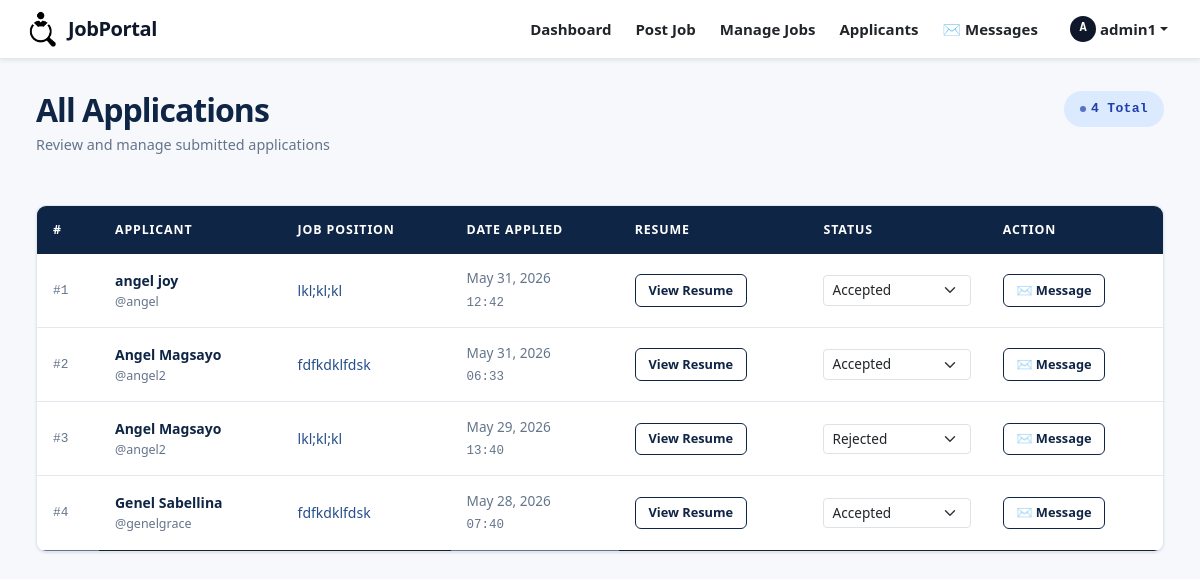
/applications/ (signed in), run on the app's committed database.
### job_app/models.py (models this page shows, shortened)
class Application(models.Model):
    job = models.ForeignKey(Job, on_delete=models.CASCADE, blank=False, null=False)
    applicant = models.ForeignKey(User, on_delete=models.CASCADE, null=True)
    resume = models.FileField(upload_to='resumes/')
    applied_at = models.DateTimeField(auto_now_add=True)
    status = models.CharField(max_length=20, blank=True, null=True)

class Job(models.Model):
    title = models.CharField(max_length=200, blank=False, null=False)
    description = models.TextField()
    requirements = models.TextField()
    posted_by = models.ForeignKey(User, on_delete=models.CASCADE)
    posted_date = models.DateTimeField(auto_now_add=True)

### job_app/views.py (the view)
# urls.py: path('applications/', views.application_list, name='application_list'),
@login_required(login_url='login_user')
def application_list(request):
    if not request.user.is_staff:
        messages.error(request, 'Access denied.')
        return redirect('dashboard')
    applications = Application.objects.all().select_related('job', 'applicant').order_by('-applied_at')
    return render(request, 'application_list.html', {'applications': applications})

### templates/application_list.html (shortened to what this page needs)
{% extends 'base.html' %}
{% load static %}
{% block content %}
<div class="container-fluid">
    <div class="jp-page-header d-flex justify-content-between align-items-start flex-wrap gap-2">
        <div>
            <h2>All Applications</h2>
            <p class="subtitle">Review and manage submitted applications</p>
        </div>
        <span class="jp-badge jp-badge-info" style="padding:.45rem 1rem;font-size:.82rem;">
            {{ applications|length }} Total
        </span>
    </div>
    <div class="jp-table-wrap">
        <table class="table jp-table mb-0">
            <thead>
                <tr>
                    <th>#</th>
                    <th>Applicant</th>
                    <th>Job Position</th>
                    <th>Date Applied</th>
                    <th>Resume</th>
                    <th>Status</th>
                    <th>Action</th>
                </tr>
            </thead>
            <tbody>
                {% for app in applications %}
                <tr>
                    <td style="color:var(--jp-text-muted);font-family:var(--jp-mono);font-size:.8rem;">
                        #{{ forloop.counter }}
                    </td>
                    <td>
                        <div style="font-weight:600;color:var(--jp-navy);">
                            {{ app.applicant.get_full_name|default:app.applicant.username }}
                        </div>
                        <div style="font-size:.78rem;color:var(--jp-text-muted);">@{{ app.applicant.username }}</div>
                    </td>
                    <td>
                        <a href="{% url 'job_detail' app.job.id %}" class="jp-link">
                            {{ app.job.title }}
                        </a>
                    </td>
                    <td style="color:var(--jp-text-muted);font-size:.85rem;white-space:nowrap;">
                        {{ app.applied_at|date:"M d, Y" }}<br>
                        <span style="font-size:.78rem;font-family:var(--jp-mono);">{{ app.applied_at|date:"H:i" }}</span>
                    </td>
                    <td>
                        {% if app.resume %}
                            <a href="{{ app.resume.url }}" class="jp-btn jp-btn-outline jp-btn-sm" target="_blank">
                                View Resume
                            </a>
                        {% else %}
                            <span style="font-size:.82rem;color:var(--jp-text-muted);">No resume</span>
                        {% endif %}
                    </td>
                    <td>
                        <div class="jp-form-group mb-0" style="max-width: 160px;">
                            {% if user.is_staff %}
                                <select class="form-select form-select-sm" onchange="location = this.value;" style="font-size: 0.85rem; cursor: pointer;">
                                    <option value="{% url 'update_status' application_id=app.id status='accepted' %}" {% if app.status == 'accepted' %}selected{% endif %}>Accepted</option>
                                    <option value="{% url 'update_status' application_id=app.id status='rejected' %}" {% if app.status == 'rejected' %}selected{% endif %}>Rejected</option>
                                </select>
                            {% endif %}
                        </div>
                    </td>
                    <td>
                        {% if user.is_staff %}
                            <a href="{% url 'compose_message' app.applicant.id %}?job_id={{ app.job.id }}"
                               class="jp-btn jp-btn-outline jp-btn-sm"
                               title="Send a message to this applicant">
                                ✉️ Message
                            </a>
                        {% endif %}
                    </td>
                </tr>
                {% endfor %}
            </tbody>
        </table>
    </div>
</div>
{% endblock %}

### templates/base.html (shortened to what this page needs)
{% load static %}
<!DOCTYPE html>
<html lang="en">
<head>
    <link href="https://cdn.jsdelivr.net/npm/bootstrap@5.3.3/dist/css/bootstrap.min.css" rel="stylesheet">
    <link href="{% static 'css/portal.css' %}" rel="stylesheet">
</head>
<body>
<nav class="navbar navbar-expand-lg navbar-light bg-white shadow-sm" style="border-bottom: 1px solid #e2e8f0; padding: 0.5rem 0;">
    <div class="container-fluid px-4">
        <a class="navbar-brand d-inline-flex align-items-center w-auto p-0 m-0" href="{% url 'landing_view' %}" style="text-decoration: none !important;">
            <img src="{% static 'django_job/logo.png' %}" alt="JobPortal Logo" style="max-height: 36px; width: auto; margin: 0; padding: 0; display: block;">
            <span class="ms-2" style="font-size: 1.25rem; font-weight: 700; color: #0f172a !important; letter-spacing: -0.02em; display: inline-block; line-height: 1;">
                JobPortal
            </span>
        </a>
        <div class="collapse navbar-collapse" id="mainNav">
            <ul class="navbar-nav ms-auto align-items-lg-center gap-2">
                {% if user.is_authenticated %}
                    {% if user.is_staff %}
                        <li class="nav-item"><a class="nav-link text-dark fw-bold" href="{% url 'dashboard' %}">Dashboard</a></li>
                        <li class="nav-item"><a class="nav-link text-dark fw-bold" href="{% url 'post_job' %}">Post Job</a></li>
                        <li class="nav-item"><a class="nav-link text-dark fw-bold" href="{% url 'job_list' %}">Manage Jobs</a></li>
                        <li class="nav-item"><a class="nav-link text-dark fw-bold" href="{% url 'application_list' %}">Applicants</a></li>
                        <li class="nav-item">
                            <a class="nav-link text-dark fw-bold position-relative" href="{% url 'inbox' %}">
                                ✉️ Messages
                            </a>
                        </li>
                    {% endif %}
                    <li class="nav-item dropdown ms-lg-2">
                        <a class="nav-link dropdown-toggle text-dark fw-bold d-flex align-items-center" href="#" data-bs-toggle="dropdown">
                            <span class="avatar-circle me-1" style="width:26px; height:26px; background:#0f172a; color:#fff; border-radius:50%; display:inline-flex; align-items:center; justify-content:center; font-size:0.75rem;">{{ user.username|slice:":1"|upper }}</span>
                            {{ user.username }}
                        </a>
                    </li>
                {% endif %}
            </ul>
        </div>
    </div>
</nav>
<main class="jp-main">
    {% block content %}{% endblock %}
</main>
</body>
</html>

### static/css/portal.css (style rules this page uses)
:root { --jp-navy: #0f2545; --jp-navy-mid: #1a3a6b; --jp-navy-light: #264d8c; --jp-slate: #2d3748; --jp-slate-mid: #4a5568; --jp-slate-light: #718096; --jp-amber: #f59e0b; --jp-amber-light: #fcd34d; --jp-amber-pale: #fef3c7; --jp-green: #10b981; --jp-green-pale: #d1fae5; --jp-red: #ef4444; --jp-red-pale: #fee2e2; --jp-blue: #3b82f6; --jp-blue-pale: #dbeafe; --jp-bg: #f7f8fc; --jp-bg-white: #ffffff; --jp-border: #e2e8f0; --jp-text: #1a202c; --jp-text-muted: #64748b; --jp-shadow-sm: 0 1px 3px rgba(15,37,69,.08), 0 1px 2px rgba(15,37,69,.04); --jp-shadow: 0 4px 12px rgba(15,37,69,.10), 0 2px 4px rgba(15,37,69,.06); --jp-shadow-lg: 0 10px 30px rgba(15,37,69,.14); --jp-radius: 10px; --jp-radius-sm: 6px; --jp-radius-lg: 16px; --jp-font: 'DM Sans', system-ui, sans-serif; --jp-mono: 'DM Mono', monospace; --jp-transition: all .18s ease; }
*, *::before, *::after { box-sizing: border-box; }
html { scroll-behavior: smooth; }
body { font-family: var(--jp-font); font-size: 0.9375rem; line-height: 1.65; color: var(--jp-text); background: var(--jp-bg); -webkit-font-smoothing: antialiased; min-height: 100vh; display: flex; flex-direction: column; }
.avatar-circle { display: inline-flex; align-items: center; justify-content: center; width: 28px; height: 28px; border-radius: 50%; background: var(--jp-amber); color: var(--jp-navy); font-size: .7rem; font-weight: 700; font-family: var(--jp-mono); letter-spacing: -.02em; }
.jp-main { flex: 1; padding: 2rem 1.5rem; }
.jp-page-header { margin-bottom: 2rem; }
.jp-page-header h1, .jp-page-header h2 { font-weight: 700; letter-spacing: -.03em; color: var(--jp-navy); margin-bottom: .25rem; }
.jp-page-header .subtitle { color: var(--jp-text-muted); font-size: .9rem; }
.jp-table-wrap { background: var(--jp-bg-white); border: 1px solid var(--jp-border); border-radius: var(--jp-radius); box-shadow: var(--jp-shadow-sm); overflow: hidden; }
.jp-table { margin: 0; font-size: .875rem; }
.jp-table thead th { background: var(--jp-navy); color: #fff; font-weight: 600; font-size: .775rem; text-transform: uppercase; letter-spacing: .07em; border: none; padding: .85rem 1rem; white-space: nowrap; }
.jp-table tbody tr { border-bottom: 1px solid var(--jp-border); transition: var(--jp-transition); }
.jp-table tbody tr:last-child { border-bottom: none; }
.jp-table td { padding: .85rem 1rem; vertical-align: middle; color: var(--jp-text); }
.jp-badge { display: inline-flex; align-items: center; gap: .3rem; padding: .3rem .65rem; border-radius: 999px; font-size: .75rem; font-weight: 600; letter-spacing: .02em; font-family: var(--jp-mono); }
.jp-badge::before { content: ''; width: 6px; height: 6px; border-radius: 50%; background: currentColor; opacity: .7; }
.jp-badge-info { background: var(--jp-blue-pale); color: #1e40af; }
.jp-btn { font-family: var(--jp-font); font-weight: 600; font-size: .875rem; border-radius: var(--jp-radius-sm); padding: .5rem 1.15rem; border: none; cursor: pointer; transition: var(--jp-transition); display: inline-flex; align-items: center; gap: .4rem; text-decoration: none; line-height: 1.5; }
.jp-btn-outline { background: transparent; color: var(--jp-navy); border: 1.5px solid var(--jp-navy); }
.jp-btn-sm { padding: .35rem .8rem; font-size: .8rem; }
.jp-form-group { margin-bottom: 1.1rem; }
.jp-link { color: var(--jp-navy-light); font-weight: 500; text-decoration: none; }

### data on the page
Application: applicant.get_full_name "angel joy", applicant.username "angel", job "lkl;kl;kl", applied_at "May 31, 2026", applied_at "12:42", status "Accepted"
Application: applicant.get_full_name "Angel Magsayo", applicant.username "angel2", job "fdfkdklfdsk", applied_at "May 31, 2026", applied_at "06:33", status "Accepted"
Application: applicant.get_full_name "Angel Magsayo", applicant.username "angel2", job "lkl;kl;kl", applied_at "May 29, 2026", applied_at "13:40", status "Rejected"
Application: applicant.get_full_name "Genel Sabellina", applicant.username "genelgrace", job "fdfkdklfdsk", applied_at "May 28, 2026", applied_at "07:40", status "Accepted"

### other printed values
{{ user.username|slice:":1"|upper }} "A"
{{ user.username }} "admin1"
{{ applications|length }} "4"
